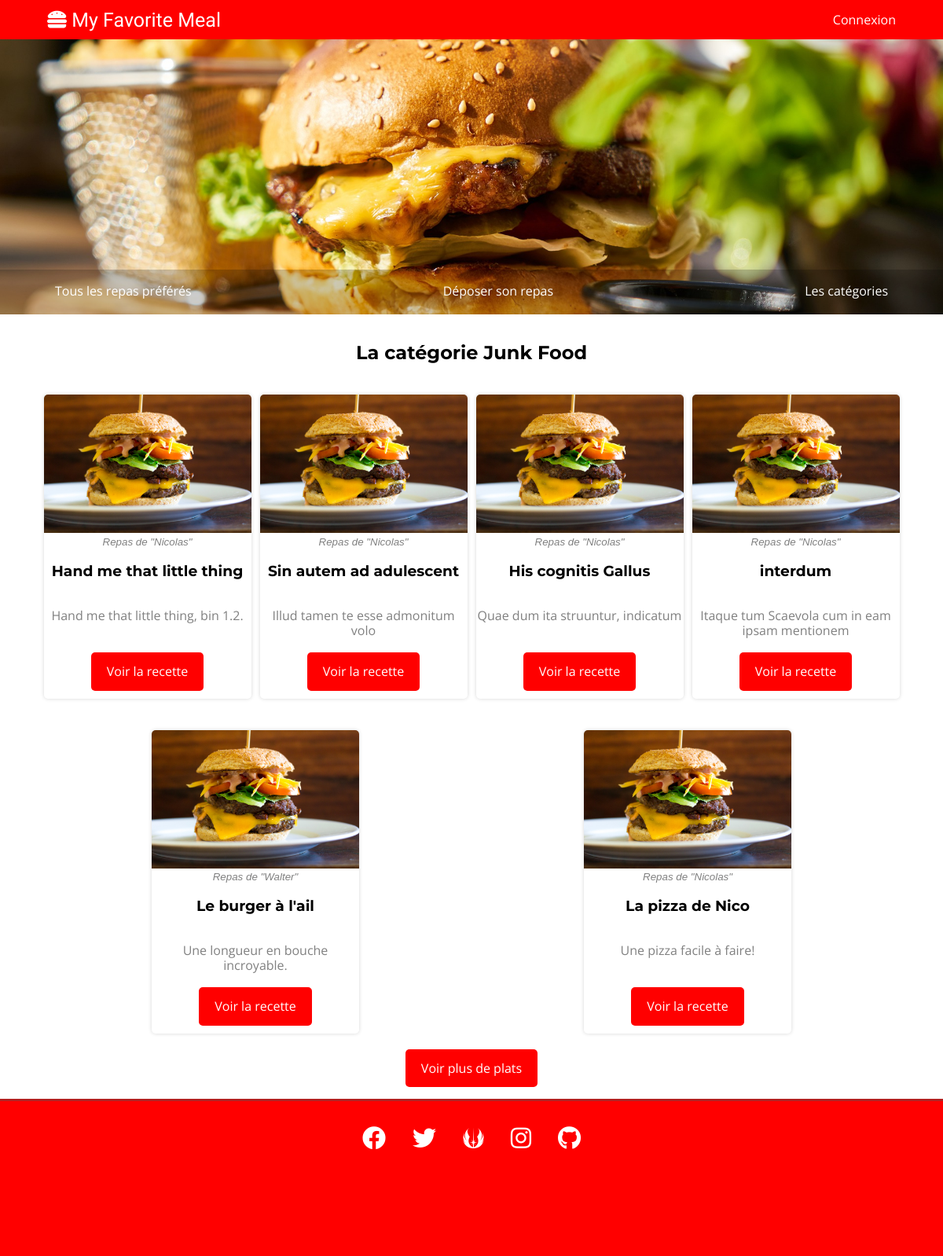
Screenshot of /index.php?action=category&id=1 with the database file from the repository.
### tables this page shows
CREATE TABLE `category` (
  `id` int(10) NOT NULL,
  `name` varchar(40) NOT NULL,
  `photo` varchar(20) NOT NULL
);

CREATE TABLE `recipe` (
  `id` int(10) NOT NULL,
  `title` varchar(60) NOT NULL,
  `description` tinytext NOT NULL,
  `recipe` text NOT NULL,
  `created_at` datetime NOT NULL,
  `user_id` int(10) NOT NULL,
  `category_id` int(10) NOT NULL,
  `checked` varchar(10) DEFAULT NULL
);

CREATE TABLE `user` (
  `id` int(10) NOT NULL,
  `firstname` varchar(40) NOT NULL,
  `lastname` varchar(60) NOT NULL,
  `email` varchar(128) NOT NULL,
  `password` varchar(64) NOT NULL,
  `city` varchar(50) NOT NULL,
  `created_at` datetime NOT NULL,
  `last_login_at` datetime DEFAULT NULL
);

### controller/category.php (called while the page is built, shortened)
<?php
$recipe = new RecipeModel();
$meals = $recipe->getByCategory($_GET['id']);
require('view/categoryView.phtml');

### model/RecipeModel.php (called while the page is built, shortened)
<?php
class RecipeModel
{
	function __construct()
	{
		$this->db = new Database();
	}
	public function getByCategory($categoryId)
		{
			$sql = ('
				SELECT
					recipe.id,
					title,
				    description,
				    user_id,
				    category_id,
				    category.name,
				    category.photo,
				    user.firstname,
				    user.lastname
				FROM recipe
				INNER JOIN category ON recipe.category_id = category.id
				INNER JOIN user ON recipe.user_id = user.id
				WHERE recipe.checked = "ok" AND category_id = :categoryId
				ORDER BY recipe.id DESC
				LIMIT 8
			');
			return $this->db->query($sql, [
						':categoryId' => $categoryId
			        ]);
	}
}

### config/dbConnection.php (called while the page is built, shortened)
<?php
class Database
{
    private $pdo;
    public function __construct()
    {
        $this->pdo = new PDO (
		    'mysql:host=localhost;dbname=myfavoritemeal;charset=utf8mb4',
		    'root',
		    'root',
		    [
		        PDO::ATTR_ERRMODE            => PDO::ERRMODE_EXCEPTION,
		        PDO::ATTR_DEFAULT_FETCH_MODE => PDO::FETCH_ASSOC,
		    ]
		);
    }
    public function query($sql, array $criteria = array())
    {
        $query = $this->pdo->prepare($sql);
        $query->execute($criteria);
        return $query->fetchAll(PDO::FETCH_ASSOC);
    }
}

### view/categoryView.phtml (the view, shortened to what this page needs)
<section class="lastMeals wrapper">
	<h2>La catégorie <?= htmlspecialchars($meals[0]['name']) ?></h2>
	<?php foreach ($meals as $meal): ?>
		<article class="mealItems" data-id="<?= $meal['id'] ?>" data-category="<?= $meal['category_id'] ?>">
			<figure>
			    <img src="img/<?= htmlspecialchars($meal['photo']) ?>"
			         alt="<?= htmlspecialchars($meal['title']) ?>"
			         title="<?= htmlspecialchars($meal['title']) ?>">
			    <figcaption>Repas de "<?= htmlspecialchars($meal['firstname']) ?>"</figcaption>
			</figure>
			<h3><?= htmlspecialchars($meal['title']) ?></h3>
			<p><?= htmlspecialchars($meal['description']) ?></p>
			<a href="index.php?action=showRecipe&recipeId=<?= $meal['id'] ?>" class="button">Voir la recette</a>
		</article>
	<?php endforeach ?>
</section>
<button id="seeMoreByCategory" class="button">Voir plus de plats</button>
<?php $content = ob_get_clean(); ?>
<?php require('template.phtml'); ?>

### index.php (shortened to what this page needs)
<?php
require('config/dbConnection.php');
require('model/RecipeModel.php');
if (isset($_GET['action'])) {
	switch ($_GET['action']) {
		case 'category':
		    require('controller/category.php');
		    break;
		};
} elseif (isset($_POST['userForm'])) {
	require('controller/user.php');
} elseif (isset($_POST['loginForm'])) {
	require('controller/login.php');
} else {
	require('controller/homeController.php');
};

### view/template.phtml (shortened to what this page needs)
<!DOCTYPE html>
<html lang="fr">
<head>
	<link rel="stylesheet" href="https://cdnjs.cloudflare.com/ajax/libs/normalize/8.0.1/normalize.min.css">
	<link rel="stylesheet" href="https://use.fontawesome.com/releases/v5.8.1/css/all.css">
    <link rel="stylesheet" href="css/index.css">
    <link rel="stylesheet" href="css/form.css">
</head>
<body>
	<header>
		<div class="headBand">
			<nav class="navHeadBand wrapper">
				<a href="index.php" id="logo"><i class="fas fa-hamburger"></i> My Favorite Meal</a>
				<div class="navLog">
					<?php if (isset($_SESSION['user'])): ?>
						<a class="headerNavButton" href="index.php?action=logout">Déconnexion</a>
					<?php else: ?>
						<a id="connexionButton" class="headerNavButton" href="#">Connexion</a>
					<?php endif ?>
				</div>
			</nav>
		</div>
		<div class="lowHeadBand">
			<nav class="navlowHeadBand wrapper">
				<a class="headerNavButton" href="index.php?action=allRecipes">Tous les repas préférés</a>
				<a class="headerNavButton" href="index.php?action=deposit">Déposer son repas</a>
				<a class="headerNavButton" href="index.php?action=categories">Les catégories</a>
			</nav>
		</div>
	</header>
	<main>
		 <?= $content ?>
	</main>
	<footer>
		<nav class="navFooter wrapper">
			<a href="#"><i class="fab fa-facebook"></i></a>
			<a href="#"><i class="fab fa-twitter"></i></a>
			<a href="admin/index.php"><i class="fab fa-jedi-order vibrate"></i></a>
			<a href="#"><i class="fab fa-instagram"></i></a>
			<a href="https://github.com/Nicolas151"><i class="fab fa-github vibrate"></i></a>
		</nav>
	</footer>
</body>
</html>

### css/index.css (style rules this page uses)
* { box-sizing: border-box; }
html { font-size: 62.5%; }
body { font-size: 1.6rem; margin: 0; font-family: 'Open Sans', sans-serif; color: grey; }
h1, h2, h3, h4, h5, h6 { font-family: 'Montserrat', sans-serif; color: black; }
a , a:hover { text-decoration: none; color: inherit; display: inline-block; }
#logo { text-decoration: none; color: white; font-size: 2.5rem; font-family: 'Barriecito', cursive; display: inline-block; padding: 10px; }
.wrapper { max-width: 1100px; margin: 0 auto; }
.button { padding: 15px 20px; background-color: red; border-radius: 5px; border: 0px; color: white; }
header { background: #ff0000 url(../img/burgerHeader.jpg) center center no-repeat; background-size: cover; height: 400px; display: flex; flex-wrap: wrap; align-content: space-between; color: white; }
.headerNavButton { line-height: 25px; }
.headerNavButton:after { content: ''; display: block; margin: auto; height: 2px; width: 0; background: transparent; transition: width .5s ease, background-color .5s ease; }
.headBand { background-color: red; border: 2px solid red; width: 100%; height: 50px; }
.navHeadBand { display: flex; justify-content: space-between; align-items: center; }
.navHeadBand a { padding: 10px; display: inline-block; }
.navLog { display: none; }
.lowHeadBand { background-color: rgba(0,0,0, 0.2); width: 100%; }
.navlowHeadBand { text-align: center; }
.navlowHeadBand a { padding: 15px 20px; display: block; }
@media (min-width: 768px) { header .navlowHeadBand { display: flex; justify-content: space-between; } }
@media (min-width: 768px) { header .navlowHeadBand a { display: inline-block; } }
@media (min-width: 768px) { .navLog { position: relative; display: inline-block; } }
main { background-color: white; padding: 15px; text-align: center; }
.mealItems { width: 270px; margin: 20px auto; border-radius: 5px; padding-bottom: 10px; box-shadow: 0 0 5px #d7d7d7; }
.mealItems h3 , .mealItems p { height: 4rem; }
.mealItems figure { margin: 0; text-align: center; max-width: 100%; }
.mealItems figcaption { font: italic smaller sans-serif; }
.mealItems figure img { width: 100%; height: 176px; border-radius: 5px 5px 0 0; background: url("../img/loader.gif") center center no-repeat; }
@media (min-width: 768px) { .lastMeals { display: flex; flex-wrap: wrap; justify-content: space-between; } }
@media (min-width: 768px) { .lastMeals h2 { width: 100%; } }
@media (min-width: 768px) { .mealItems { width: 30%; } }
@media (min-width: 992px) { .mealItems { width: 24%; } }
footer { height: 200px; background-color: red; border-top: 3px solid firebrick; }
.navFooter { color: white; text-align: center; }
.navFooter a { font-size: 3rem; padding: 30px 15px; }

### css/form.css (style rules this page uses)
body { background-color: #f6f6f6; }

### rows the page displays
category: name "Junk Food"
recipe: category.photo (picture), user.firstname "Nicolas", title "Hand me that little thing", description "Hand me that little thing, bin 1.2."
recipe: category.photo (picture), user.firstname "Nicolas", title "Sin autem ad adulescent", description "Illud tamen te esse admonitum volo"
recipe: category.photo (picture), user.firstname "Nicolas", title "His cognitis Gallus", description "Quae dum ita struuntur, indicatum"
recipe: category.photo (picture), user.firstname "Nicolas", title "interdum", description "Itaque tum Scaevola cum in eam ipsam mentionem"
recipe: category.photo (picture), user.firstname "Walter", title "Le burger à l'ail", description "Une longueur en bouche incroyable."
recipe: category.photo (picture), user.firstname "Nicolas", title "La pizza de Nico", description "Une pizza facile à faire!"
